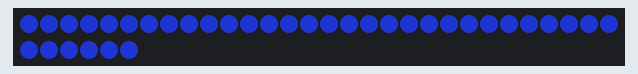
Recording of a program running on a simulated Arduino Nano, built with avr-gcc and run on an emulated ATmega328P. Shown: 36 RGB LEDs in strip order, left to right, continuing on the next row. Dim RGB values are drawn brighter than linear.

Above: at 0.15 s.
At 38.33 s:
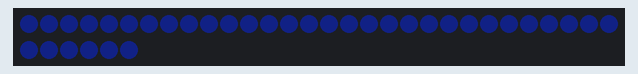

The program:

main.cpp
```cpp
#include <Arduino.h>
#include <FastLED.h>
#include <Wire.h>

// For led chips like WS2812, which have a data line, ground, and power, you just
// need to define DATA_PIN.  For led chipsets that are SPI based (four wires - data, clock,
// ground, and power), like the LPD8806 define both DATA_PIN and CLOCK_PIN
// Clock pin only needed for SPI based chipsets when not using hardware SPI
#define DATA_PIN 5
//#define CLOCK_PIN 13

#define NUM_GROUPS 9
#define LED_P_GROUP 4
#define NUM_LEDS NUM_GROUPS * LED_P_GROUP


//int LEDpattern = 0;

int LEDcol[5]; //the RGB values and the state of blink

unsigned int groupCol[NUM_GROUPS][3]; //group to edit, then the 3 colors and the pattern

unsigned char bri=0;//changing brightnness on the fly for tenmetsu
unsigned char multipl[NUM_GROUPS]; //multiplicator of light intensity for tenmetsu

unsigned int stateCode = 0; //recieved list of LED states

bool blinkState[NUM_GROUPS]; //say if the group is blinking or not

// Define the array of leds
CRGB leds[NUM_LEDS];

unsigned long stamp=0;

//void fadeall() { for(int i = 0; i < NUM_LEDS; i++) { leds[i].nscale8(195); } }


void setup() {
//Serial.begin(115200);
FastLED.addLeds<WS2811, DATA_PIN, GRB>(leds, NUM_LEDS);
}

void loop() {
//static uint8_t hue = 0

bri=sin8(millis()/3);


stateCode = (LEDcol[3] << 8) + LEDcol[4];


for(int a = 0 ; a < NUM_GROUPS ; a++){ //put the colors

if(bitRead(stateCode, 0)==1 && bitRead(stateCode, a+1)==1){ //the groups that need blinking state
blinkState[a] = 1;
}

if(bitRead(stateCode, 0)==0 && bitRead(stateCode, a+1)==1){ //the groups that need NO blinking state
blinkState[a] = 0;
}

if(bitRead(stateCode, a+1) == 1){ //determine if the group needs to change values
//if we are here, we need to set the incoming RGB color into the the corresponding LED
for(int c = 0 ; c < 3 ; c++){ //changinng the color values
groupCol[a][c]=LEDcol[c];
}
}
}

for(int a = 0 ; a < NUM_GROUPS ; a++){ //go trough all the groups
/*
for(int i = 0; i < NUM_LEDS/3 ; i++) {
		// Set the i'th led to red
		//leds[i] = CHSV(40*LEDpattern, 255-LEDpattern*LEDpattern*4, 255);
		leds[i] = CRGB(groupCol[a][0],groupCol[a][1],groupCol[a][2]);
		// now that we've shown the leds, reset the i'th led to black
		// leds[i] = CRGB::Black;
		//fadeall();
		// Wait a little bit before we loop around and do it again
	//	delay(5);
	}
	for(int i = NUM_LEDS/3; i < NUM_LEDS/3*2 ; i++) {
		// Set the i'th led to red
		//leds[i] = CHSV(40*LEDpattern, 255-LEDpattern*LEDpattern*4, 255);
		leds[i] = CRGB(groupCol[a][0],groupCol[a][1],groupCol[a][2]);
		// now that we've shown the leds, reset the i'th led to black
		// leds[i] = CRGB::Black;
		//fadeall();
		// Wait a little bit before we loop around and do it again
	//	delay(5);
	}
*/


	for(int i = LED_P_GROUP*a ; i < LED_P_GROUP*(a+1) ; i++) {
		// Set the i'th led to red
		//leds[i] = CHSV(40*LEDpattern, 255-LEDpattern*LEDpattern*4, 255);


		leds[i] = CRGB(bri/7,bri/4,bri);
		// now that we've shown the leds, reset the i'th led to black
		// leds[i] = CRGB::Black;
		//fadeall();
		// Wait a little bit before we loop around and do it again
	//	delay(5);
	}

}
		// Show the leds
		FastLED.show();


if(millis()>stamp + 1500){
    stamp=millis();

Serial.print("LED color is : ");
Serial.print(LEDcol[0]);
Serial.print(LEDcol[1]);
Serial.print(LEDcol[2]);
Serial.print("   LED pattern is : ");
Serial.println(stateCode,BIN);
Serial.print("LED pattern reconnstruct, 1st part = ");
Serial.print(LEDcol[3], BIN);
Serial.print("    2nd part = ");
Serial.println(LEDcol[4], BIN);
}

}
```
